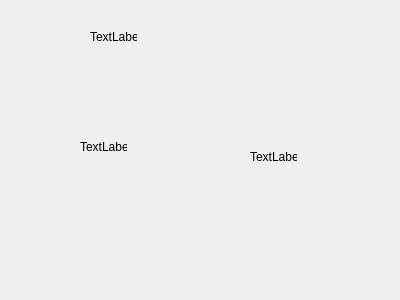
<?xml version="1.0" encoding="UTF-8"?>
<ui version="4.0">
 <class>Form</class>
 <widget class="QWidget" name="Form">
  <property name="geometry">
   <rect>
    <x>0</x>
    <y>0</y>
    <width>400</width>
    <height>300</height>
   </rect>
  </property>
  <property name="windowTitle">
   <string>Form</string>
  </property>
  <widget class="QLabel" name="label">
   <property name="geometry">
    <rect>
     <x>90</x>
     <y>30</y>
     <width>47</width>
     <height>13</height>
    </rect>
   </property>
   <property name="text">
    <string>TextLabel</string>
   </property>
  </widget>
  <widget class="QLabel" name="label_2">
   <property name="geometry">
    <rect>
     <x>250</x>
     <y>150</y>
     <width>47</width>
     <height>13</height>
    </rect>
   </property>
   <property name="text">
    <string>TextLabel</string>
   </property>
  </widget>
  <widget class="QLabel" name="label_3">
   <property name="geometry">
    <rect>
     <x>80</x>
     <y>140</y>
     <width>47</width>
     <height>13</height>
    </rect>
   </property>
   <property name="text">
    <string>TextLabel</string>
   </property>
  </widget>
 </widget>
 <resources/>
 <connections/>
</ui>
